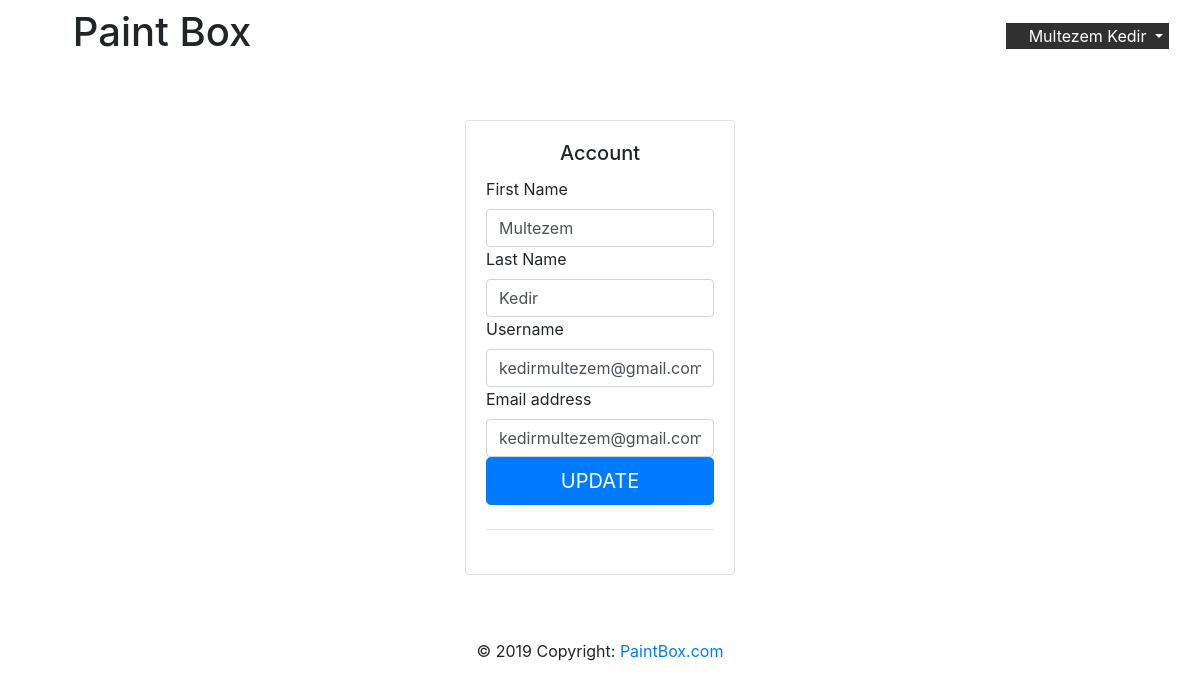
Page /account (signed in) on the committed database.
### PaintBox/modules/database.py (models this page shows, shortened)
class DBUser(db.Model, UserMixin):
    __tablename__ = 'user'
    id = db.Column(db.Integer, primary_key=True)
    username = db.Column(db.String(120), unique=True, nullable=False)
    firstname = db.Column(db.String(20), nullable=False)
    lastname = db.Column(db.String(20), nullable=False)
    email = db.Column(db.String(120), unique=True, nullable=False)
    image_file = db.Column(db.String(20), nullable=False, default='default.jpg')
    password = db.Column(db.String(60), nullable=False)
    projects = db.relationship('DBproject', backref='author', lazy=True)

### PaintBox/routes/user_routes.py (the view, shortened to what this page needs)
@app.route('/account', methods=['GET', 'POST'])
@login_required
def account():
    return render_template('acount.html', user=current_user)

### PaintBox/modules/database.py (called while the page is built)
@login_manager.user_loader
def load_user(user_id):
    return DBUser.query.get(int(user_id))

### PaintBox/templates/acount.html (shortened to what this page needs)
{% from 'add_macro.html' import add_form %}
{% extends "base.html" %}
{% block main %}
      <div class="col-sm-9 col-md-7 col-lg-3 mx-auto">
        <div class="card card-signin my-5">
          <div class="card-body">
            <h5 class="card-title text-center">Account</h5>
            <form class="form-signin" action='/account' method="POST">
              <div class="form-label-group">
                  <label class="control-label" for="inputFirstname">First Name</label>
                  <input type="text" id="inputFirstName" name="firstname" value="{{ user.firstname }}" class="form-control" required autofocus>
                  <label class="control-label" for="inputLastname">Last Name</label>
                  <input type="text" id="inputLastName" name="lastname" value="{{ user.lastname }}" class="form-control" required autofocus>
              </div>
              <div class="form-label-group">
                  <label class="control-label" for="inputUsername">Username</label>
                  <input type="text" id="inputUsername" name="username" value="{{ user.username }}" class="form-control" required autofocus>
              </div>
                <div class="form-label-group">
                    <label for="inputEmail">Email address</label>
                    <input name="email" type="email" id="inputEmail" class="form-control" value="{{ user.email }}" required autofocus>
                </div>
              <button class="btn btn-lg btn-primary btn-block text-uppercase" type="submit">Update</button>
                <hr class="my-4">
            </form>
          </div>
        </div>
      </div>
{% endblock %}

### PaintBox/templates/base.html (shortened to what this page needs)
<!DOCTYPE html>
<html lang="en" xmlns="http://www.w3.org/1999/html">
<head>
    <link rel="stylesheet" href="https://use.fontawesome.com/releases/v5.8.1/css/all.css"
>
    <link rel="stylesheet" href="https://maxcdn.bootstrapcdn.com/bootstrap/4.3.1/css/bootstrap.min.css">
    <link rel="stylesheet" href="{{ url_for('static', filename='css/home.css') }}">
</head>
<body class="wrapper">
<header>
    <nav class="navbar navbar-expand-lg">
        <div class="container-fluid">
            <a type="button" id="sidebarCollapse">
                    <div class="sidebar-header">
                        <h1>
                            <i class="fas fa-puzzle-piece"></i>
                            <span>Paint Box</span>
                        </h1>
                    </div>
            </a>
            {% if current_user.is_authenticated %}
                <div class="btn-group user_info">
                    <button type="button" class="dropdown-toggle" data-toggle="dropdown" aria-haspopup="true"
                            aria-expanded="false"
                            style="
                                background: #303030;
                                border: #303030;
                                color: white;
                            ">
                        <i class="fas fa-user"></i>
                        <span>{{ user.firstname }} {{ user.lastname }} </span>
                    </button>
                </div>
            {% endif %}
        </div>
    </nav>
</header>
<main id="content">
    {% block main %}{% endblock %}
</main>
<footer class="footer">
    <div class="footer-copyright text-center py-3">© 2019 Copyright:
        <a href="https://mdbootstrap.com/education/bootstrap/"> PaintBox.com</a>
    </div>
</footer>
</body>
</html>

### rows in the picture
DBUser: firstname "Multezem", lastname "Kedir", username "kedirmultezem@gmail.com", email "kedirmultezem@gmail.com"
